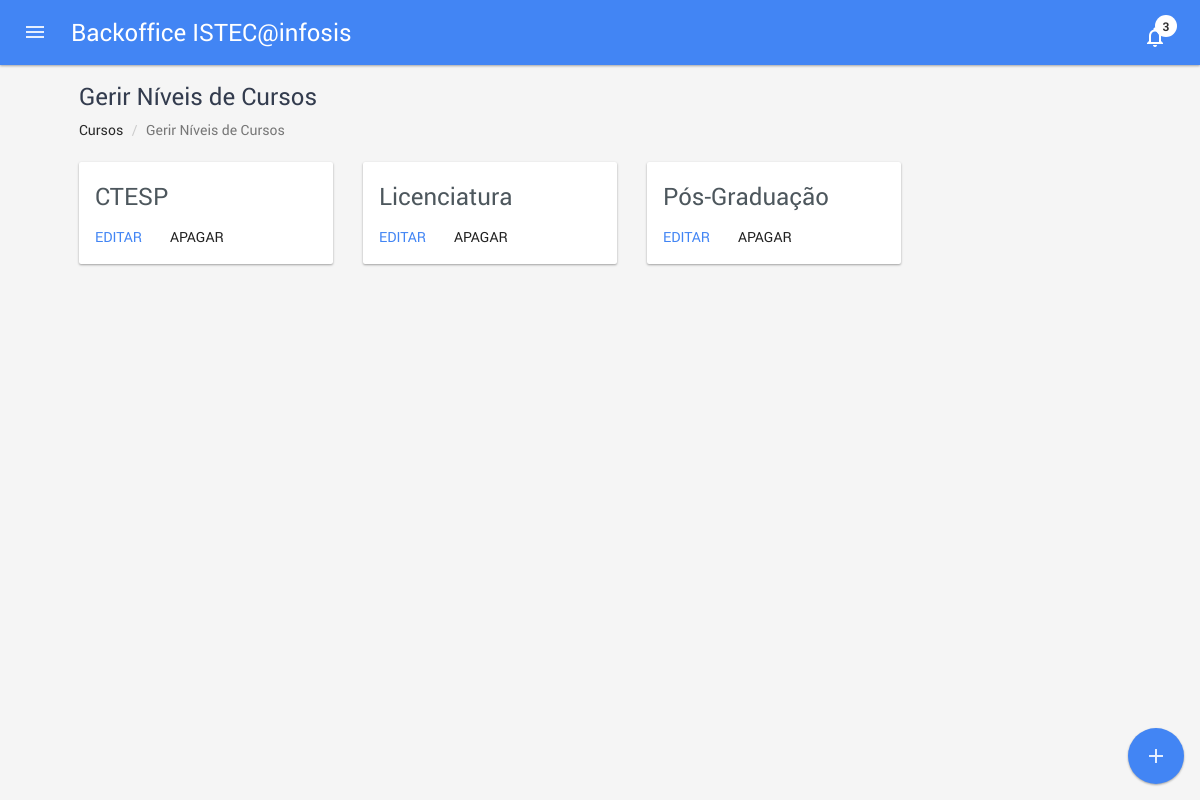
The app's page /degree_level_manage.php (signed in) with its own data.
### tables this page shows
CREATE TABLE IF NOT EXISTS `tDegreeLevels` (
  `id_degree_level` int(11) NOT NULL,
  `designation` varchar(100) NOT NULL,
  `semesters` int(11) NOT NULL
);

### classes/degree.class.php (called while the page is built, shortened)
<?php
class degree {
 	public function levels() {
    try {
    	$db = new database();
    	$con = $db->getCon();
    	$sql = '
        SELECT id_degree_level, designation
        FROM tDegreeLevels
        ORDER BY id_degree_level';
    	$data = $con->prepare($sql);
    	$data->execute();
    	$levels = $data->fetchAll();
    	return $levels;
    }
    catch (PDOException $e) {
      echo("Erro de ligação:" . $e);
      exit();
      return false;
    }
  }
}
?>

### degree_level_manage.php (the view, shortened to what this page needs)
<?php
  require_once 'classes/degree.class.php';
  $d = new degree();
  $levels = $d->levels();
?>
<!DOCTYPE html>
<html lang="pt-pt">
  <head>
  </head>
  <body>
    <div id="content" class="pmd-content inner-page">
      <div class="container-fluid full-width-container">
        <h1 class="section-title" id="services">
          <span>Gerir Níveis de Cursos</span>
        </h1>
        <ol class="breadcrumb text-left">
          <li><a href="index.html">Cursos</a></li>
          <li class="active">Gerir Níveis de Cursos</li>
        </ol>
        <div class="row">
          <div class="col-xs-12">
            <div class="grid row">
              <?php
                foreach($levels as $level) {
              ?>
              <div class="element-item col-xs-6 col-sm-4 col-md-3">
                <div class="pmd-card pmd-card-media-inline pmd-card-default pmd-z-depth">
                    <div class="pmd-card-media">
                        <div class="media-body">
                            <h2 class="pmd-card-title-text" ><?= $level['designation'] ?></h2>
                        </div>
                    </div>
                    <div class="pmd-card-actions">
                        <button data-target="#modal-edit-level" data-id="<?= $level['id_degree_level'] ?>" data-designation="<?= $level['designation'] ?>" data-toggle="modal" type="button" class="btn pmd-btn-flat pmd-ripple-effect btn-primary" type="button">Editar</button>
                        <button data-destination="degree_level_delete.php?id=<?= $level['id_degree_level'] ?>" type="button" class="btn pmd-btn-flat pmd-ripple-effect btn-default sweet-delete">Apagar</button>
                    </div>
                </div>
              </div>
              <?php } ?>
            </div>
          </div>
        </div>
      </div>
      <div class="menu pmd-floating-action"  role="navigation">
        <button data-target="#modal-create-level" data-toggle="modal"  class="pmd-floating-action-btn btn pmd-btn-fab pmd-btn-raised pmd-ripple-effect btn-primary" data-title="Add" href="javascript:void(0);" type=button>
          <i class="material-icons pmd-sm">add</i>
        </button>
      </div>
    </div>
  </body>
</html>

### records on screen
tdegreelevels: designation "CTESP"
tdegreelevels: designation "Licenciatura"
tdegreelevels: designation "Pós-Graduação"

### other values on screen
$GLOBALS['appname'] "ISTEC@infosis"
